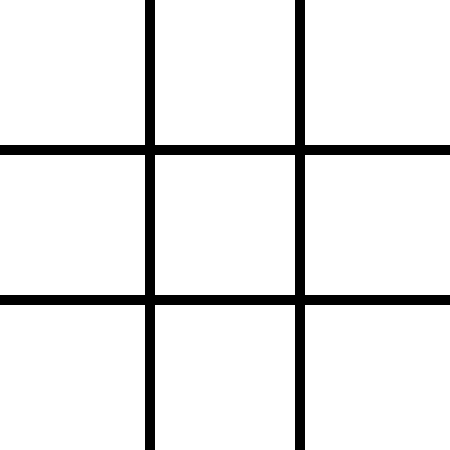
Frame 1 (no input)
Frame 60 (the mouse pressed at the canvas centre just before this capture): identical to frame 1, image omitted
Frame 120 (the mouse held since frame 60 and released just before this capture): identical to frame 1, image omitted

The Processing sketch that drew this single still picture (run headless with seeded random() and noise(); from frame 60 on, the mouse is pressed at the canvas centre):

// Processing sketch: processing_43803
// ── processing_43803.pde

void setup(){
  size(450, 450);
  background(255);
  smooth();
  fill(0);
  noStroke();
  rect(145, 0, 10, height);
  rect(295, 0, 10, height);
  rect(0, 145, width, 10);
  rect(0, 295, width, 10);
}

void draw(){
  if(mousePressed && (mouseButton == LEFT)){
    fill(0);
    stroke(255, 0, 0);
    strokeWeight(4);
    line(mouseX, mouseY, pmouseX, pmouseY);
  }
  if(mousePressed && (mouseButton == RIGHT)){
    stroke(0, 0, 255);
    line(mouseX, mouseY, pmouseX, pmouseY);
  }
}
